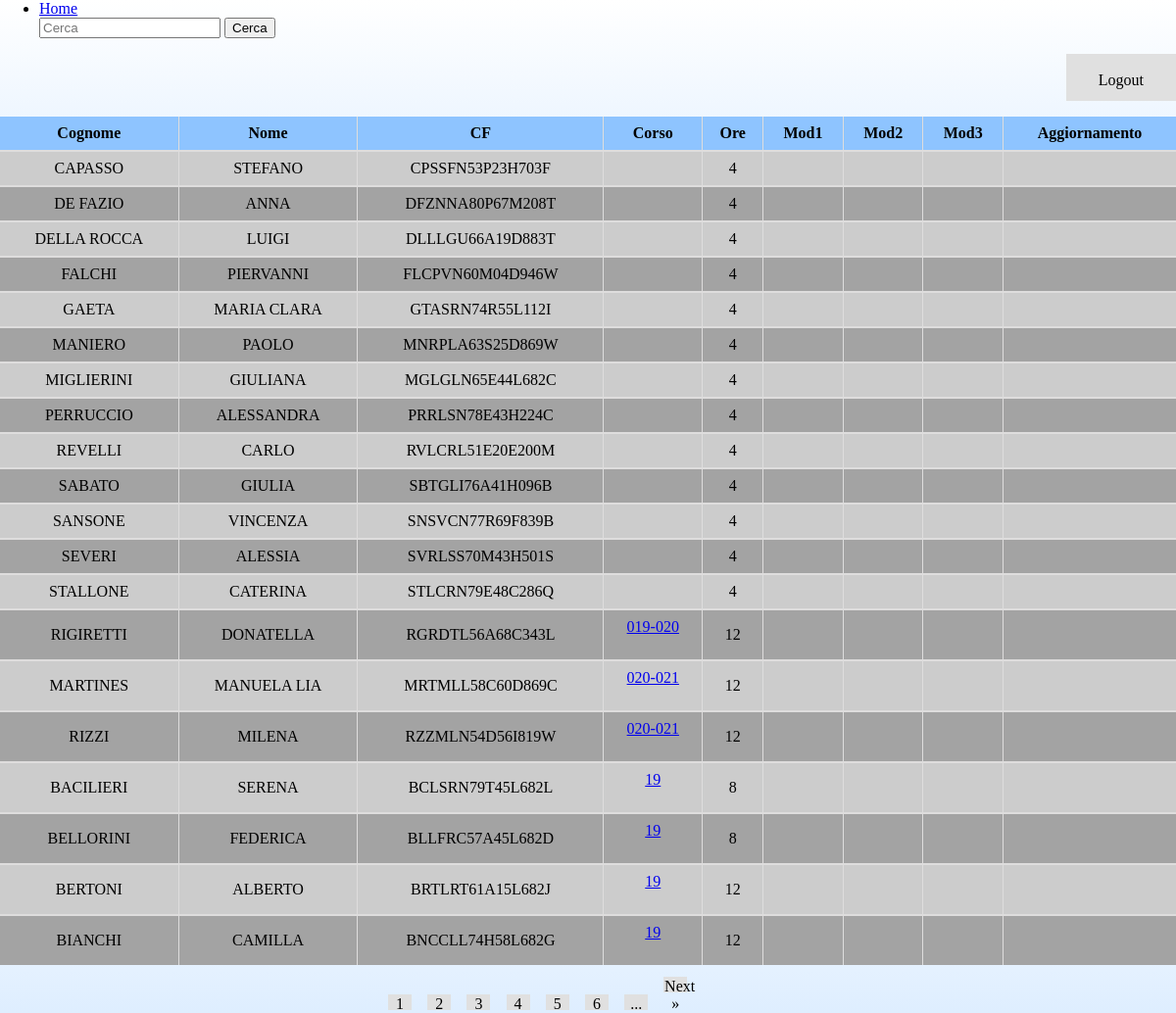
Screenshot of /DataView.php (signed in) with the database file from the repository.
### tables this page shows
CREATE TABLE `corsi_personale` (
  `Id_Sede` int(11) NOT NULL,
  `Id_Personale` int(11) NOT NULL,
  `Id_Corso` varchar(10) NOT NULL,
  `Ore` int(11) DEFAULT NULL,
  `Mod1` date DEFAULT NULL,
  `Mod2` date DEFAULT NULL,
  `Mod3` date DEFAULT NULL,
  `Aggiornamento` date DEFAULT NULL,
  KEY `Link_Corsi_idx` (`Id_Corso`),
  KEY `Link_personale_idx` (`Id_Personale`),
  KEY `Link_Sedi_idx` (`Id_Sede`),
  CONSTRAINT `Link_Corsi` FOREIGN KEY (`Id_Corso`) REFERENCES `corsi` (`Id`) ON DELETE CASCADE ON UPDATE CASCADE,
  CONSTRAINT `Link_Sedi` FOREIGN KEY (`Id_Sede`) REFERENCES `sedi` (`id`) ON DELETE CASCADE ON UPDATE CASCADE,
  CONSTRAINT `Link_personale` FOREIGN KEY (`Id_Personale`) REFERENCES `personale` (`Id`) ON DELETE CASCADE ON UPDATE CASCADE
);

CREATE TABLE `personale` (
  `Id` int(11) NOT NULL AUTO_INCREMENT,
  `Cognome` varchar(45) DEFAULT NULL,
  `Nome` varchar(45) DEFAULT NULL,
  `DataNascita` date DEFAULT NULL,
  `ComuneNascita` varchar(45) DEFAULT NULL,
  `CF` varchar(20) DEFAULT NULL,
  PRIMARY KEY (`Id`),
  UNIQUE KEY `CF_UNIQUE` (`CF`)
);

### dbHandler.php (called while the page is built, shortened)
<?php
Class DbHandler {
  protected $conn;
  function __construct(){
    $this->servername = 'localhost';
    $this->username = 'root';
    $this->password = 'root';
    $this->dbName = 'corsisicurezzadb';
    try {
      $this->conn = new PDO("mysql:host=$this->servername;dbname=$this->dbName", $this->username, $this->password);
      $this->conn->setAttribute(PDO::ATTR_ERRMODE, PDO::ERRMODE_EXCEPTION);
    }
    catch(PDOException $e) {
      echo "Connection failed: " . $e->getMessage();
    }
  }
  public function query($query){
    try {
      $sth = $this->conn->prepare($query);
      $sth->execute();
      return $sth;
    }
    catch(PDOException $e){
      return null;
    }
  }
}
Class DataViewHandler extends DbHandler{
  private $x_pag;
  private $all_pages;
  function __construct(){
    $search = $this->getSearchedText();
    $this->all_rows = $this->query($this->countQuery($search))->fetchColumn();
    $this->x_pag = $this->getRecordPerPag();
    $this->all_pages = ceil($this->all_rows / $this->x_pag);
  }
  public function buildQuery($searchText){
    $sql = "SELECT corsisicurezzadb.personale.Cognome, corsisicurezzadb.personale.Nome, corsisicurezzadb.personale.CF, corsisicurezzadb.corsi_personale.Id_Corso, corsisicurezzadb.corsi_personale.Ore, corsisicurezzadb.corsi_personale.Mod1, corsisicurezzadb.corsi_personale.Mod2, corsisicurezzadb.corsi_personale.Mod3, corsisicurezzadb.corsi_personale.Aggiornamento".
    " from corsi_personale, personale".
    " where corsisicurezzadb.corsi_personale.Id_Personale = corsisicurezzadb.personale.Id".
    " and ( personale.CF LIKE '%$searchText%'".
    " or personale.Cognome LIKE '%$searchText%'".
    " or personale.Nome LIKE '%$searchText%'".
    " or corsi_personale.Id_Corso LIKE '%$searchText%' )".
    " order by corsi_personale.Id_Corso";
    return $sql;
  }
  public function countQuery($searchText){
    $sql = "SELECT count(corsisicurezzadb.personale.Id)".
    " from corsi_personale, personale".
    " where corsisicurezzadb.corsi_personale.Id_Personale = corsisicurezzadb.personale.Id".
    " and ( personale.CF LIKE '%$searchText%'".
    " or personale.Cognome LIKE '%$searchText%'".
    " or personale.Nome LIKE '%$searchText%'".
    " or corsi_personale.Id_Corso LIKE '%$searchText%' )";
    return $sql;
  }
  public function getSearchedText(){
    return $_GET['src'];
  }
  public function getPag(){
    $pag = isset($_GET['pag']) ? $_GET['pag'] : 1;
    return $pag;
  }
  public function getRecordPerPag(){
    $x_pag = isset($_GET['rpp']) ? $_GET['rpp'] : 20;
    return $x_pag;
  }
  public function search(){
    $first = ($this->getPag()-1) * $this->x_pag;
    $sth = $this->query($this->buildQuery($this->getSearchedText()).' LIMIT '.$first.', '.$this->x_pag);
    $tab = [];
    while($r = $sth->fetch(PDO::FETCH_ASSOC))
      array_push($tab, $r);
    return $tab;
  }
  public function getPagLinks(){
    $list = array();
    $pag = $this->getPag();
    if($this->all_pages > 1){
    if ($this->all_pages > $pag)
      $list["next"] = $pag +1;
    $npgs = 5;
    for ($i = 0; $i <= $npgs; $i++)
        $list[$i] = $i + $pag;
    if ($this->all_pages > $pag + 5)
      $list["..."] = $pag +5;
    $list["src"] = $this->getSearchedText();
    return $list;
    }
  }
}
?>

### DataView.php (the view, shortened to what this page needs)
<html>
<head>
    <link rel="stylesheet" type="text/css" href="css/style.css">
</head>
<body>
    <div class="">
        <div class="">
            <ul class="">
                <li>
                    <a href="index.html">Home</a>
                </li>
                <?php
                require_once('dbHandler.php');
                ?>
                <form action="DataView.php" method="get">
                    <input type="text" name="src" placeholder="Cerca" value="<?php echo (isset($_GET['src']))?$_GET['src']:''; ?>" class="searchbox" />
                    <input type="submit" value="Cerca" class="searchbtn" />
                </form>
            </ul>
            <ul class="logout-bar">
                <li>
                    <a href="LogoutResponse.php">Logout</a>
                </li>
            </ul>
        </div>
        <?php
        require_once('dbHandler.php');
        $dv_handler = new DataViewHandler();
        $pag = $dv_handler->getPag();
        $src = $dv_handler->getSearchedText();
        echo "<table class='table'>".
            "<thead>".
                "<tr>".
                  "<th scope='col'>Cognome</th>".
                  "<th scope='col'>Nome</th>".
                  "<th scope='col'>CF</th>".
                  "<th scope='col'>Corso</th>".
                  "<th scope='col'>Ore</th>".
                  "<th scope='col'>Mod1</th>".
                  "<th scope='col'>Mod2</th>".
                  "<th scope='col'>Mod3</th>".
                  "<th scope='col'>Aggiornamento</th>".
                "</tr>".
            "</thead>".
            "<tbody>";
              $i = 0;
        foreach ($dv_handler->search() as $record) {
          $i = $i + 1;
          echo "<tr>
                <td>".$record['Cognome']."</td>
                <td>".$record['Nome']."</td>
                <td>".$record['CF']."</td>
                <td>
                  <form id='".$i."' action='Corso_details.php' method='POST'>
                    <input type='hidden' name='corsoId' value='".$record['Id_Corso']."'/>
                    <input type='hidden' name='pag' value='".$pag."'/>
                    <input type='hidden' name='src' value='".$src."'/>
                    <input type='hidden' name='details' value='submit'/>".
                    '<a href="#" onclick="submit('.$i.');">'.$record['Id_Corso']."</a>
                  </form>
                </td>
                <td>".$record['Ore']."</td>
                <td>".$record['Mod1']."</td>
                <td>".$record['Mod2']."</td>
                <td>".$record['Mod3']."</td>
                <td>".$record['Aggiornamento']."</td>
              </tr>";
        }
        echo "</tbody>".
        "</table>";
        echo "<div class='pagcontainer'>";
        $l = $dv_handler->getPagLinks();
        if ($l != null){
        foreach ($dv_handler->getPagLinks() as $key => $value) {
          if ($key != 'src' && $key != 'prev' && $key != 'next' && $key != '...'){
            $echo = $echo."<a class = 'page-btn'  href=\"" . $_SERVER['PHP_SELF'] . "?pag=" . $value .'&src='.$l["src"]. "\">".$value."</a>";
          }
        }
        if(isset($l['...']))
          $echo = $echo."<a class = 'page-btn'  href=\"" . $_SERVER['PHP_SELF'] . "?pag=" . $l['...'] .'&src='.$l["src"]. "\">...</a>";
        if(isset($l['next']))
          $echo = $echo."<a class = 'page-btn'  href=\"" . $_SERVER['PHP_SELF'] . "?pag=" . $l['next'] .'&src='.$l["src"]. "\">Next &raquo;</a>";
        echo $echo;
      }
      echo "</div>";
      ?>
    </div>
</body>
</html>

### css/style.css (style rules this page uses)
* { box-sizing: border-box; }
body { margin: 0; background: linear-gradient(to top,#8ec4ff,#ffffff); }
.logout-bar { list-style-type: none; display: inline-block; margin-top: 0; padding: 0; overflow: hidden; background: #e0e0e0; color: black; height: 6%; width: auto; float: right; text-align: center; }
.logout-bar li { float: inherit; border-right: 2px solid #8b8b8b; height: 50px; text-align: center; width: auto; padding: 18px; }
.logout-bar li:last-child { border-right: none; }
.logout-bar li a { color: black; text-align: center; padding: 15; text-decoration: none; }
.table { width: 100%; border-collapse: collapse; background-color: #cccccc; color: black; }
.table thead { background: #8ec4ff; border-bottom: 2px solid #dedddd; }
.table th[scope=col] { border-right: 1px solid #dedddd; padding: 8px; text-align: center; vertical-align: middle; }
.table th[scope=col]:last-child { border-right: none; }
.table tr { border-bottom: 2px solid #dedddd; }
.table tr:nth-child(even) { background: #a3a3a3; }
.table tbody tr:last-child { border-bottom: none; }
.table td { padding: 8px; border-left: 1px solid #dedddd; text-align: center; vertical-align: middle; }
.table td:first-child { border-left: none; }
.pagcontainer { margin-left: 33%; margin-top: 1%; }
.page-btn { text-decoration: none; -webkit-appearance: button; -moz-appearance: button; appearance: button; color: black; background-color: #e0e0e0; text-align: center; margin-left: 2%; width: 3%; height: 2%; padding: 0.1%; }
.page-btn:first-child { margin-left: 0; }

### rows the page displays
corsi_personale: Id_Personale.Cognome "CAPASSO", Id_Personale.Nome "STEFANO", Id_Personale.CF "CPSSFN53P23H703F", Ore "4"
corsi_personale: Id_Personale.Cognome "DE FAZIO", Id_Personale.Nome "ANNA", Id_Personale.CF "DFZNNA80P67M208T", Ore "4"
corsi_personale: Id_Personale.Cognome "DELLA ROCCA", Id_Personale.Nome "LUIGI", Id_Personale.CF "DLLLGU66A19D883T", Ore "4"
corsi_personale: Id_Personale.Cognome "FALCHI", Id_Personale.Nome "PIERVANNI", Id_Personale.CF "FLCPVN60M04D946W", Ore "4"
corsi_personale: Id_Personale.Cognome "GAETA", Id_Personale.Nome "MARIA CLARA", Id_Personale.CF "GTASRN74R55L112I", Ore "4"
corsi_personale: Id_Personale.Cognome "MANIERO", Id_Personale.Nome "PAOLO", Id_Personale.CF "MNRPLA63S25D869W", Ore "4"
corsi_personale: Id_Personale.Cognome "MIGLIERINI", Id_Personale.Nome "GIULIANA", Id_Personale.CF "MGLGLN65E44L682C", Ore "4"
corsi_personale: Id_Personale.Cognome "PERRUCCIO", Id_Personale.Nome "ALESSANDRA", Id_Personale.CF "PRRLSN78E43H224C", Ore "4"
corsi_personale: Id_Personale.Cognome "REVELLI", Id_Personale.Nome "CARLO", Id_Personale.CF "RVLCRL51E20E200M", Ore "4"
corsi_personale: Id_Personale.Cognome "SABATO", Id_Personale.Nome "GIULIA", Id_Personale.CF "SBTGLI76A41H096B", Ore "4"
corsi_personale: Id_Personale.Cognome "SANSONE", Id_Personale.Nome "VINCENZA", Id_Personale.CF "SNSVCN77R69F839B", Ore "4"
corsi_personale: Id_Personale.Cognome "SEVERI", Id_Personale.Nome "ALESSIA", Id_Personale.CF "SVRLSS70M43H501S", Ore "4"
corsi_personale: Id_Personale.Cognome "STALLONE", Id_Personale.Nome "CATERINA", Id_Personale.CF "STLCRN79E48C286Q", Ore "4"
corsi_personale: Id_Personale.Cognome "RIGIRETTI", Id_Personale.Nome "DONATELLA", Id_Personale.CF "RGRDTL56A68C343L", Id_Corso "019-020", Ore "12"
corsi_personale: Id_Personale.Cognome "MARTINES", Id_Personale.Nome "MANUELA LIA", Id_Personale.CF "MRTMLL58C60D869C", Id_Corso "020-021", Ore "12"
corsi_personale: Id_Personale.Cognome "RIZZI", Id_Personale.Nome "MILENA", Id_Personale.CF "RZZMLN54D56I819W", Id_Corso "020-021", Ore "12"
corsi_personale: Id_Personale.Cognome "BACILIERI", Id_Personale.Nome "SERENA", Id_Personale.CF "BCLSRN79T45L682L", Id_Corso "19", Ore "8"
corsi_personale: Id_Personale.Cognome "BELLORINI", Id_Personale.Nome "FEDERICA", Id_Personale.CF "BLLFRC57A45L682D", Id_Corso "19", Ore "8"
corsi_personale: Id_Personale.Cognome "BERTONI", Id_Personale.Nome "ALBERTO", Id_Personale.CF "BRTLRT61A15L682J", Id_Corso "19", Ore "12"
corsi_personale: Id_Personale.Cognome "BIANCHI", Id_Personale.Nome "CAMILLA", Id_Personale.CF "BNCCLL74H58L682G", Id_Corso "19", Ore "12"

### other values shown
$value "1 2 3 4 5 6"
